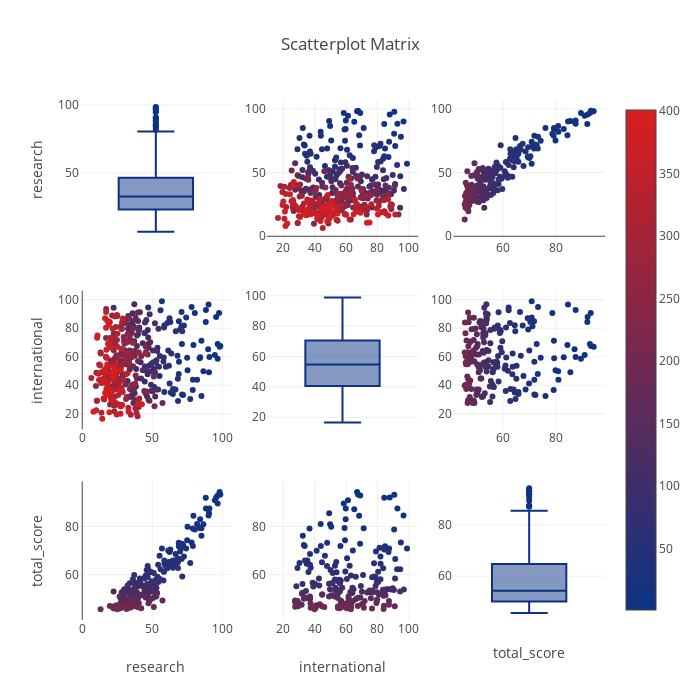

Here is the notebook cell this chart was saved with:
### Code cell
df2015["index"] = np.arange(1,len(df2015)+1)    # 对已得到数据增加一个特征，表示当前的顺序。

import plotly.figure_factory as ff
fig = ff.create_scatterplotmatrix(df2015, diag='box', index='index', 
                                  colormap='Portland',
                                  colormap_type='cat',
                                  height=700, width=700)
py.offline.iplot(fig)

### Figure 1 — Plotly figure (JSON) as saved in the notebook; plotly's stock layout.template omitted (floating-point values rounded to 4 significant figures; data arrays with more than 128 entries replaced by an {"elided": "..."} marker saying what was removed)
{"data": [{"marker": {"color": "rgb(12, 51, 131)"}, "showlegend": false, "type": "box", "uid": "b764fe4c-2c40-11e9-8414-920014f8e201", "xaxis": "x", "y": {"elided": "401 float values"}, "yaxis": "y"}, {"marker": {"color": {"elided": "401 int values"}, "colorscale": [[0, "rgb(12, 51, 131)"], [1, "rgb(217, 30, 30)"]], "showscale": true, "size": 6}, "mode": "markers", "showlegend": false, "type": "scatter", "uid": "b7660ddc-2c40-11e9-8414-920014f8e201", "x": {"elided": "401 str values"}, "xaxis": "x2", "y": {"elided": "401 float values"}, "yaxis": "y2"}, {"marker": {"color": {"elided": "401 int values"}, "colorscale": [[0, "rgb(12, 51, 131)"], [1, "rgb(217, 30, 30)"]], "showscale": false, "size": 6}, "mode": "markers", "showlegend": false, "type": "scatter", "uid": "b76726ea-2c40-11e9-8414-920014f8e201", "x": {"elided": "401 str values"}, "xaxis": "x3", "y": {"elided": "401 float values"}, "yaxis": "y3"}, {"marker": {"color": {"elided": "401 int values"}, "colorscale": [[0, "rgb(12, 51, 131)"], [1, "rgb(217, 30, 30)"]], "showscale": false, "size": 6}, "mode": "markers", "showlegend": false, "type": "scatter", "uid": "b768411a-2c40-11e9-8414-920014f8e201", "x": {"elided": "401 float values"}, "xaxis": "x4", "y": {"elided": "401 str values"}, "yaxis": "y4"}, {"marker": {"color": "rgb(12, 51, 131)"}, "showlegend": false, "type": "box", "uid": "b768b2f8-2c40-11e9-8414-920014f8e201", "xaxis": "x5", "y": {"elided": "401 str values"}, "yaxis": "y5"}, {"marker": {"color": {"elided": "401 int values"}, "colorscale": [[0, "rgb(12, 51, 131)"], [1, "rgb(217, 30, 30)"]], "showscale": false, "size": 6}, "mode": "markers", "showlegend": false, "type": "scatter", "uid": "b769dafc-2c40-11e9-8414-920014f8e201", "x": {"elided": "401 str values"}, "xaxis": "x6", "y": {"elided": "401 str values"}, "yaxis": "y6"}, {"marker": {"color": {"elided": "401 int values"}, "colorscale": [[0, "rgb(12, 51, 131)"], [1, "rgb(217, 30, 30)"]], "showscale": false, "size": 6}, "mode": "markers", "showlegend": false, "type": "scatter", "uid": "b76af8f6-2c40-11e9-8414-920014f8e201", "x": {"elided": "401 float values"}, "xaxis": "x7", "y": {"elided": "401 str values"}, "yaxis": "y7"}, {"marker": {"color": {"elided": "401 int values"}, "colorscale": [[0, "rgb(12, 51, 131)"], [1, "rgb(217, 30, 30)"]], "showscale": false, "size": 6}, "mode": "markers", "showlegend": false, "type": "scatter", "uid": "b76c0ed0-2c40-11e9-8414-920014f8e201", "x": {"elided": "401 str values"}, "xaxis": "x8", "y": {"elided": "401 str values"}, "yaxis": "y8"}, {"marker": {"color": "rgb(12, 51, 131)"}, "showlegend": false, "type": "box", "uid": "b76c82ca-2c40-11e9-8414-920014f8e201", "xaxis": "x9", "y": {"elided": "401 str values"}, "yaxis": "y9"}], "layout": {"height": 700, "showlegend": true, "title": "Scatterplot Matrix", "width": 700, "xaxis": {"anchor": "y", "domain": [0, 0.2889], "showticklabels": false}, "xaxis2": {"anchor": "y2", "domain": [0.3556, 0.6444]}, "xaxis3": {"anchor": "y3", "domain": [0.7111, 1]}, "xaxis4": {"anchor": "y4", "domain": [0, 0.2889]}, "xaxis5": {"anchor": "y5", "domain": [0.3556, 0.6444], "showticklabels": false}, "xaxis6": {"anchor": "y6", "domain": [0.7111, 1]}, "xaxis7": {"anchor": "y7", "domain": [0, 0.2889], "title": "research"}, "xaxis8": {"anchor": "y8", "domain": [0.3556, 0.6444], "title": "international"}, "xaxis9": {"anchor": "y9", "domain": [0.7111, 1], "showticklabels": false, "title": "total_score"}, "yaxis": {"anchor": "x", "domain": [0.7333, 1], "title": "research"}, "yaxis2": {"anchor": "x2", "domain": [0.7333, 1]}, "yaxis3": {"anchor": "x3", "domain": [0.7333, 1]}, "yaxis4": {"anchor": "x4", "domain": [0.3667, 0.6333], "title": "international"}, "yaxis5": {"anchor": "x5", "domain": [0.3667, 0.6333]}, "yaxis6": {"anchor": "x6", "domain": [0.3667, 0.6333]}, "yaxis7": {"anchor": "x7", "domain": [0, 0.2667], "title": "total_score"}, "yaxis8": {"anchor": "x8", "domain": [0, 0.2667]}, "yaxis9": {"anchor": "x9", "domain": [0, 0.2667]}}}
